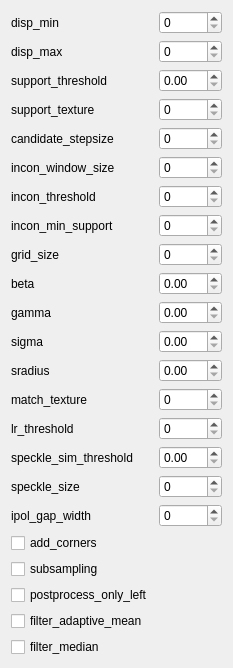
         <widget class="QWidget" name="scrollAreaWidgetContents_2">
          <property name="geometry">
           <rect>
            <x>0</x>
            <y>0</y>
            <width>233</width>
            <height>590</height>
           </rect>
          </property>
          <layout class="QGridLayout" name="gridLayout_7">
           <item row="32" column="0">
            <widget class="QLabel" name="label_62">
             <property name="text">
              <string>speckle_size</string>
             </property>
            </widget>
           </item>
           <item row="33" column="0">
            <widget class="QLabel" name="label_63">
             <property name="text">
              <string>ipol_gap_width</string>
             </property>
            </widget>
           </item>
           <item row="0" column="0">
            <widget class="QLabel" name="label_32">
             <property name="text">
              <string>disp_min</string>
             </property>
            </widget>
           </item>
           <item row="1" column="0">
            <widget class="QLabel" name="label_47">
             <property name="text">
              <string>disp_max</string>
             </property>
            </widget>
           </item>
           <item row="1" column="1">
            <widget class="QSpinBox" name="spinBox_disp_max">
             <property name="maximum">
              <number>255</number>
             </property>
            </widget>
           </item>
           <item row="0" column="1">
            <widget class="QSpinBox" name="spinBox_disp_min">
             <property name="maximum">
              <number>255</number>
             </property>
            </widget>
           </item>
           <item row="2" column="0">
            <widget class="QLabel" name="label_48">
             <property name="text">
              <string>support_threshold</string>
             </property>
            </widget>
           </item>
           <item row="2" column="1">
            <widget class="QDoubleSpinBox" name="doubleSpinBox_support_threshold">
             <property name="maximum">
              <double>10.000000000000000</double>
             </property>
             <property name="singleStep">
              <double>0.010000000000000</double>
             </property>
            </widget>
           </item>
           <item row="3" column="1">
            <widget class="QSpinBox" name="spinBox_support_texture"/>
           </item>
           <item row="3" column="0">
            <widget class="QLabel" name="label_49">
             <property name="text">
              <string>support_texture</string>
             </property>
            </widget>
           </item>
           <item row="7" column="0">
            <widget class="QLabel" name="label_50">
             <property name="text">
              <string>candidate_stepsize</string>
             </property>
            </widget>
           </item>
           <item row="7" column="1">
            <widget class="QSpinBox" name="spinBox_candidate_stepsize"/>
           </item>
           <item row="9" column="0">
            <widget class="QLabel" name="label_51">
             <property name="text">
              <string>incon_window_size</string>
             </property>
            </widget>
           </item>
           <item row="9" column="1">
            <widget class="QSpinBox" name="spinBox_incon_window_size"/>
           </item>
           <item row="11" column="0">
            <widget class="QLabel" name="label_52">
             <property name="text">
              <string>incon_threshold</string>
             </property>
            </widget>
           </item>
           <item row="11" column="1">
            <widget class="QSpinBox" name="spinBox_incon_threshold"/>
           </item>
           <item row="13" column="0">
            <widget class="QLabel" name="label_53">
             <property name="text">
              <string>incon_min_support</string>
             </property>
            </widget>
           </item>
           <item row="13" column="1">
            <widget class="QSpinBox" name="spinBox_incon_min_support"/>
           </item>
           <item row="15" column="0">
            <widget class="QLabel" name="label_54">
             <property name="text">
              <string>grid_size</string>
             </property>
            </widget>
           </item>
           <item row="15" column="1">
            <widget class="QSpinBox" name="spinBox_grid_size"/>
           </item>
           <item row="16" column="0">
            <widget class="QLabel" name="label_55">
             <property name="text">
              <string>beta</string>
             </property>
            </widget>
           </item>
           <item row="16" column="1">
            <widget class="QDoubleSpinBox" name="doubleSpinBox_beta">
             <property name="maximum">
              <double>10.000000000000000</double>
             </property>
             <property name="singleStep">
              <double>0.010000000000000</double>
             </property>
            </widget>
           </item>
           <item row="17" column="0">
            <widget class="QLabel" name="label_56">
             <property name="text">
              <string>gamma</string>
             </property>
            </widget>
           </item>
           <item row="17" column="1">
            <widget class="QDoubleSpinBox" name="doubleSpinBox_gamma"/>
           </item>
           <item row="18" column="0">
            <widget class="QLabel" name="label_57">
             <property name="text">
              <string>sigma</string>
             </property>
            </widget>
           </item>
           <item row="18" column="1">
            <widget class="QDoubleSpinBox" name="doubleSpinBox_sigma">
             <property name="maximum">
              <double>10.000000000000000</double>
             </property>
            </widget>
           </item>
           <item row="19" column="0">
            <widget class="QLabel" name="label_58">
             <property name="text">
              <string>sradius</string>
             </property>
            </widget>
           </item>
           <item row="19" column="1">
            <widget class="QDoubleSpinBox" name="doubleSpinBox_sradius">
             <property name="maximum">
              <double>10.000000000000000</double>
             </property>
            </widget>
           </item>
           <item row="20" column="0">
            <widget class="QLabel" name="label_59">
             <property name="text">
              <string>match_texture</string>
             </property>
            </widget>
           </item>
           <item row="20" column="1">
            <widget class="QSpinBox" name="spinBox_match_texture"/>
           </item>
           <item row="21" column="1">
            <widget class="QSpinBox" name="spinBox_lr_threshold"/>
           </item>
           <item row="21" column="0">
            <widget class="QLabel" name="label_60">
             <property name="text">
              <string>lr_threshold</string>
             </property>
            </widget>
           </item>
           <item row="28" column="0">
            <widget class="QLabel" name="label_61">
             <property name="text">
              <string>speckle_sim_threshold</string>
             </property>
            </widget>
           </item>
           <item row="28" column="1">
            <widget class="QDoubleSpinBox" name="doubleSpinBox_speckle_sim_threshold"/>
           </item>
           <item row="32" column="1">
            <widget class="QSpinBox" name="spinBox_speckle_size">
             <property name="maximum">
              <number>1000</number>
             </property>
            </widget>
           </item>
           <item row="33" column="1">
            <widget class="QSpinBox" name="spinBox_ipol_gap_width">
             <property name="maximum">
              <number>10000</number>
             </property>
            </widget>
           </item>
           <item row="34" column="0">
            <widget class="QCheckBox" name="checkBox_add_corners">
             <property name="text">
              <string>add_corners</string>
             </property>
            </widget>
           </item>
           <item row="35" column="0">
            <widget class="QCheckBox" name="checkBox_subsampling">
             <property name="text">
              <string>subsampling</string>
             </property>
            </widget>
           </item>
           <item row="36" column="0">
            <widget class="QCheckBox" name="checkBox_postprocess_only_left">
             <property name="text">
              <string>postprocess_only_left</string>
             </property>
            </widget>
           </item>
           <item row="37" column="0">
            <widget class="QCheckBox" name="checkBox_filter_adaptive_mean">
             <property name="text">
              <string>filter_adaptive_mean</string>
             </property>
            </widget>
           </item>
           <item row="38" column="0">
            <widget class="QCheckBox" name="checkBox_filter_median">
             <property name="text">
              <string>filter_median</string>
             </property>
            </widget>
           </item>
          </layout>
         </widget>
